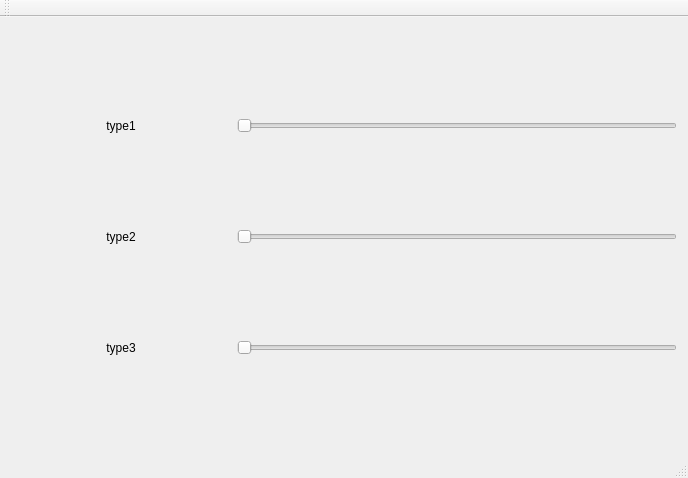
<?xml version="1.0" encoding="UTF-8"?>
<ui version="4.0">
 <class>MainWindow</class>
 <widget class="QMainWindow" name="MainWindow">
  <property name="geometry">
   <rect>
    <x>0</x>
    <y>0</y>
    <width>688</width>
    <height>478</height>
   </rect>
  </property>
  <property name="windowTitle">
   <string>MainWindow</string>
  </property>
  <widget class="QWidget" name="centralWidget">
   <layout class="QGridLayout" name="gridLayout">
    <item row="0" column="0">
     <widget class="QLabel" name="type1_label">
      <property name="text">
       <string>type1</string>
      </property>
      <property name="alignment">
       <set>Qt::AlignCenter</set>
      </property>
     </widget>
    </item>
    <item row="1" column="0">
     <widget class="QLabel" name="type2_label">
      <property name="text">
       <string>type2</string>
      </property>
      <property name="alignment">
       <set>Qt::AlignCenter</set>
      </property>
     </widget>
    </item>
    <item row="0" column="1" colspan="2">
     <widget class="QSlider" name="type1_slider">
      <property name="sizePolicy">
       <sizepolicy hsizetype="Expanding" vsizetype="Fixed">
        <horstretch>0</horstretch>
        <verstretch>0</verstretch>
       </sizepolicy>
      </property>
      <property name="minimum">
       <number>100</number>
      </property>
      <property name="maximum">
       <number>200</number>
      </property>
      <property name="orientation">
       <enum>Qt::Horizontal</enum>
      </property>
      <property name="tickPosition">
       <enum>QSlider::NoTicks</enum>
      </property>
     </widget>
    </item>
    <item row="1" column="1" colspan="2">
     <widget class="QSlider" name="type2_slider">
      <property name="sizePolicy">
       <sizepolicy hsizetype="Expanding" vsizetype="Fixed">
        <horstretch>0</horstretch>
        <verstretch>0</verstretch>
       </sizepolicy>
      </property>
      <property name="minimum">
       <number>100</number>
      </property>
      <property name="maximum">
       <number>200</number>
      </property>
      <property name="orientation">
       <enum>Qt::Horizontal</enum>
      </property>
      <property name="tickPosition">
       <enum>QSlider::NoTicks</enum>
      </property>
     </widget>
    </item>
    <item row="2" column="1" colspan="2">
     <widget class="QSlider" name="type3_slider">
      <property name="sizePolicy">
       <sizepolicy hsizetype="Expanding" vsizetype="Fixed">
        <horstretch>0</horstretch>
        <verstretch>0</verstretch>
       </sizepolicy>
      </property>
      <property name="minimum">
       <number>100</number>
      </property>
      <property name="maximum">
       <number>150</number>
      </property>
      <property name="orientation">
       <enum>Qt::Horizontal</enum>
      </property>
      <property name="tickPosition">
       <enum>QSlider::NoTicks</enum>
      </property>
     </widget>
    </item>
    <item row="2" column="0">
     <widget class="QLabel" name="type3_label">
      <property name="text">
       <string>type3</string>
      </property>
      <property name="alignment">
       <set>Qt::AlignCenter</set>
      </property>
     </widget>
    </item>
   </layout>
  </widget>
  <widget class="QMenuBar" name="menuBar">
   <property name="geometry">
    <rect>
     <x>0</x>
     <y>0</y>
     <width>688</width>
     <height>22</height>
    </rect>
   </property>
  </widget>
  <widget class="QToolBar" name="mainToolBar">
   <attribute name="toolBarArea">
    <enum>TopToolBarArea</enum>
   </attribute>
   <attribute name="toolBarBreak">
    <bool>false</bool>
   </attribute>
  </widget>
  <widget class="QStatusBar" name="statusBar"/>
 </widget>
 <layoutdefault spacing="6" margin="11"/>
 <resources/>
 <connections/>
</ui>
